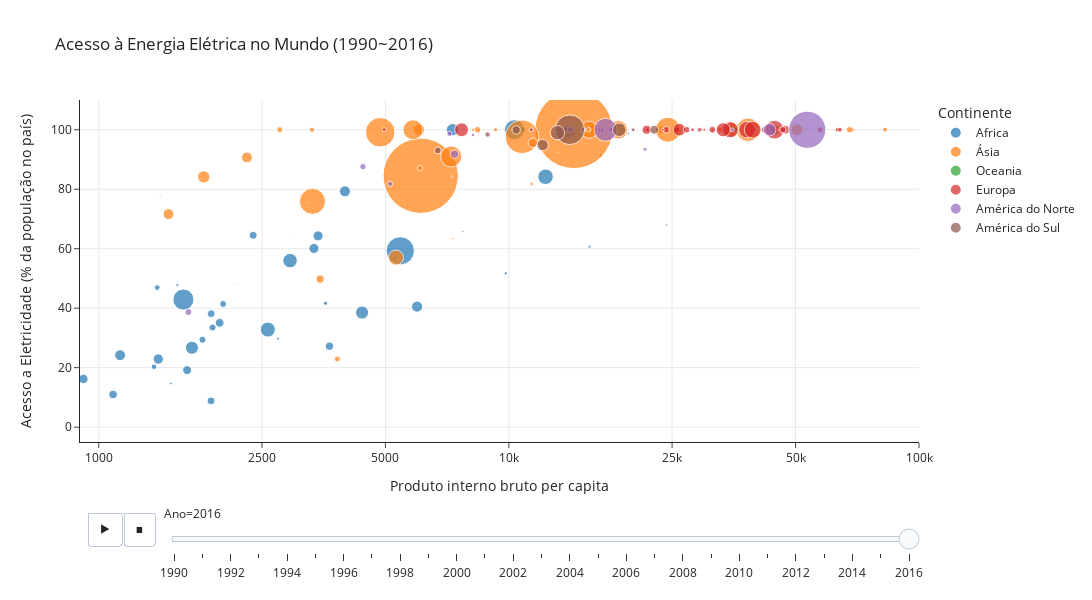

Notebook cell for this chart:
### Code cell
import pandas as pd
import plotly.express as px


pd.set_option("display.max_rows", 20, "display.max_columns", 10)

base_1 = pd.read_csv("datasets/access-to-electricity-vs-gdp-per-capita.csv")



# Tirando a coluna continentes por estar incompleta e errada
base_1.drop(columns=["Continent"], inplace=True)

dataset = pd.DataFrame(base_1.loc[(base_1.loc[:, "Year"] >= 1990) & (base_1.loc[:, "Year"] <= 2016)])

# print(dataset.head())

# Adicionando continente aos países
Africa = pd.read_csv("datasets/Countries-Africa.csv")
Asia = pd.read_csv("datasets/Countries-Asia.csv")
Australia_NZ = pd.read_csv("datasets/Countries-Australia-NZ.csv")
Europe = pd.read_csv("datasets/Countries-Europe.csv")
North_America = pd.read_csv("datasets/Countries-North-America.csv")
South_America = pd.read_csv("datasets/Countries-South-America.csv")


Africa_df = pd.DataFrame()
Asia_df = pd.DataFrame()
Australia_NZ_df = pd.DataFrame()
Europe_df = pd.DataFrame()
North_America_df = pd.DataFrame()
South_America_df = pd.DataFrame()


# Criando um novo dataset
for codigo in dataset["Code"].unique():
    # Separando o subdataset que contém a parte com o país de tal codigo
    dataset_codigo = pd.DataFrame(dataset.loc[dataset.loc[:, "Code"] == f"{codigo}"])

    if codigo in list(Africa["ISO alpha 3"]):
        Africa_df = Africa_df.append(dataset_codigo, ignore_index=True)
        Africa_df["Continent"] = "Africa"
    if codigo in list(Asia["ISO alpha 3"]):
        Asia_df = Asia_df.append(dataset_codigo, ignore_index=True)
        Asia_df["Continent"] = "Asia"
    if codigo in list(Australia_NZ["ISO alpha 3"]):
        Australia_NZ_df = Australia_NZ_df.append(dataset_codigo, ignore_index=True)
        Australia_NZ_df["Continent"] = "Australia_NZ"
    if codigo in list(Europe["ISO alpha 3"]):
        Europe_df = Europe_df.append(dataset_codigo, ignore_index=True)
        Europe_df["Continent"] = "Europe"
    if codigo in list(North_America["ISO alpha 3"]):
        North_America_df = North_America_df.append(dataset_codigo, ignore_index=True)
        North_America_df["Continent"] = "North America"
    if codigo in list(South_America["ISO alpha 3"]):
        South_America_df = South_America_df.append(dataset_codigo, ignore_index=True)
        South_America_df["Continent"] = "South America"


novo_dataframe_2 = pd.concat([Africa_df, Asia_df, Australia_NZ_df, Europe_df, North_America_df, South_America_df],
                         axis=0, ignore_index=True)

# Tirando paises sem população explicitada
novo_dataframe_2.dropna(subset=["Total population (Gapminder, HYDE & UN)"], inplace=True)

# Mudando o nome das legendas (Não intuitivo por algo relacionado antes, mas foi feito após a plotagem)
colorsIdx_2 = {"Africa": "Africa",
             "Asia": "Ásia",
             "Australia_NZ": "Oceania",
             "Europe": "Europa",
             "North America": "América do Norte",
             "South America": "América do Sul"}
col_2 = novo_dataframe_2["Continent"].map(colorsIdx_2)


# Amostragem do acesso a energia elétrica entre 1990 e 2016 entre os países e continentes
fig3 = px.scatter(novo_dataframe_2,
                 x="GDP per capita, PPP (constant 2011 international $)",
                 y="Access to electricity (% of population)",
                 animation_frame="Year",
                 animation_group="Entity",
                 size="Total population (Gapminder, HYDE & UN)",
                 color=col_2,
                 hover_name="Entity",
                 log_x=True,
                 title="Acesso à Energia Elétrica no Mundo (1990~2016)",
                 labels={"Year": "Ano",
                         "color": "Continente",
                         "Continent": "Continente",
                         "Access to electricity (% of population)": "Acesso a Eletricidade (% da população no país)",
                         "GDP per capita, PPP (constant 2011 international $)": "Produto interno bruto per capita"},
                 width=1100,
                 height=600,
                 size_max=55,
                 range_x=[900, 100000],
                 range_y=[-5, 110],
                 template="simple_white")
fig3.update_yaxes(showgrid=True)
fig3.update_xaxes(showgrid=True,
                  tickprefix="$",
                  tickvals=[1000, 2500, 5000, 10000, 25000, 50000, 100000]
                  )
fig3.update_layout(hovermode="x unified")

### Figure 1 — Plotly figure (JSON) as saved in the notebook; plotly's stock layout.template omitted (floating-point values rounded to 4 significant figures)
{"data": [{"hovertemplate": "<b>%{hovertext}</b><br><br>Continente=Africa<br>Ano=2016<br>Produto interno bruto per capita=%{x}<br>Acesso a Eletricidade (% da população no país)=%{y}<br>Total population (Gapminder, HYDE & UN)=%{marker.size}<extra></extra>", "hovertext": ["Algeria", "Angola", "Benin", "Botswana", "Burkina Faso", "Burundi", "Cameroon", "Cape Verde", "Central African Republic", "Chad", "Congo", "Cote d'Ivoire", "Democratic Republic of Congo", "Djibouti", "Egypt", "Equatorial Guinea", "Eritrea", "Eswatini", "Ethiopia", "Gabon", "Gambia", "Ghana", "Guinea", "Guinea-Bissau", "Kenya", "Lesotho", "Liberia", "Libya", "Madagascar", "Malawi", "Mali", "Mauritania", "Mauritius", "Mayotte", "Morocco", "Mozambique", "Namibia", "Niger", "Nigeria", "Rwanda", "Saint Helena", "Sao Tome and Principe", "Senegal", "Seychelles", "Sierra Leone", "Somalia", "South Africa", "Sudan", "Tanzania", "Togo", "Tunisia", "Uganda", "Western Sahara", "Zambia", "Zimbabwe"], "ids": ["Algeria", "Angola", "Benin", "Botswana", "Burkina Faso", "Burundi", "Cameroon", "Cape Verde", "Central African Republic", "Chad", "Congo", "Cote d'Ivoire", "Democratic Republic of Congo", "Djibouti", "Egypt", "Equatorial Guinea", "Eritrea", "Eswatini", "Ethiopia", "Gabon", "Gambia", "Ghana", "Guinea", "Guinea-Bissau", "Kenya", "Lesotho", "Liberia", "Libya", "Madagascar", "Malawi", "Mali", "Mauritania", "Mauritius", "Mayotte", "Morocco", "Mozambique", "Namibia", "Niger", "Nigeria", "Rwanda", "Saint Helena", "Sao Tome and Principe", "Senegal", "Seychelles", "Sierra Leone", "Somalia", "South Africa", "Sudan", "Tanzania", "Togo", "Tunisia", "Uganda", "Western Sahara", "Zambia", "Zimbabwe"], "legendgroup": "Africa", "marker": {"color": "#1F77B4", "size": [40551000, 28842000, 10872000, 2160000, 18646000, 10488000, 23927000, 531000, 4538000, 14562000, 4981000, 23823000, 78789000, 929000, 94447000, 1215000, 3377000, 1114000, 103603000, 2008000, 2149000, 28482000, 11738000, 1782000, 49052000, 2075000, 4587000, 6492000, 24894000, 17205000, 17965000, 4164000, 1262000, 246000, 35126000, 27830000, 2358000, 20789000, 185960000, 11669000, 6000, 203000, 14994000, 96000, 7329000, 14186000, 56208000, 39847000, 53049000, 7510000, 11304000, 39649000, 539000, 16363000, 14030000], "sizemode": "area", "sizeref": 467500.0, "symbol": "circle"}, "mode": "markers", "name": "Africa", "orientation": "v", "showlegend": true, "type": "scatter", "visible": true, "x": [13920.0, 5972.0, 2010.0, 15730.0, 1642.0, 721.2, 3347.0, 6065.0, 642.9, 1878.0, 5251.0, 3425.0, 805.1, null, 10320.0, 24240.0, null, 7724.0, 1608.0, 16760.0, 1555.0, 3983.0, 1894.0, 1499.0, 2927.0, 2736.0, 753.6, 14300.0, 1397.0, 1084.0, 1971.0, 3572.0, 19570.0, null, 7286.0, 1127.0, 9826.0, 917.1, 5435.0, 1790.0, null, 3004.0, 2379.0, 25630.0, 1364.0, null, 12290.0, 4386.0, 2584.0, 1388.0, 10760.0, 1687.0, null, 3652.0, 1880.0], "xaxis": "x", "y": [99.44, 40.52, 41.4, 60.69, 19.16, 7.588, 60.07, 92.61, 13.99, 8.831, 56.57, 64.3, 17.15, 51.78, 100, 67.89, 46.68, 65.79, 42.9, 91.4, 47.76, 79.3, 33.5, 14.66, 56, 29.73, 19.8, 98.54, 22.9, 11, 35.07, 41.65, 98.78, null, 100, 24.2, 51.78, 16.22, 59.3, 29.37, null, 65.44, 64.5, 100, 20.3, 29.89, 84.2, 38.53, 32.8, 46.93, 100, 26.7, null, 27.22, 38.15], "yaxis": "y"}, {"hovertemplate": "<b>%{hovertext}</b><br><br>Continente=Ásia<br>Ano=2016<br>Produto interno bruto per capita=%{x}<br>Acesso a Eletricidade (% da população no país)=%{y}<br>Total population (Gapminder, HYDE & UN)=%{marker.size}<extra></extra>", "hovertext": ["Afghanistan", "American Samoa", "Armenia", "Azerbaijan", "Bahrain", "Bangladesh", "Bhutan", "Brunei", "Cambodia", "China", "Comoros", "Cook Islands", "Fiji", "French Polynesia", "Georgia", "India", "Indonesia", "Iran", "Iraq", "Israel", "Japan", "Jordan", "Kazakhstan", "Kiribati", "Kuwait", "Kyrgyzstan", "Laos", "Lebanon", "Malaysia", "Maldives", "Marshall Islands", "Micronesia (country)", "Mongolia", "Myanmar", "Nauru", "Nepal", "New Caledonia", "North Korea", "Northern Mariana Islands", "Oman", "Pakistan", "Palau", "Papua New Guinea", "Philippines", "Qatar", "Russia", "Samoa", "Saudi Arabia", "Singapore", "Solomon Islands", "South Korea", "Sri Lanka", "Syria", "Tajikistan", "Thailand", "Timor", "Tokelau", "Tonga", "Turkmenistan", "Tuvalu", "United Arab Emirates", "Uzbekistan", "Vanuatu", "Vietnam", "Wallis and Futuna", "Yemen"], "ids": ["Afghanistan", "American Samoa", "Armenia", "Azerbaijan", "Bahrain", "Bangladesh", "Bhutan", "Brunei", "Cambodia", "China", "Comoros", "Cook Islands", "Fiji", "French Polynesia", "Georgia", "India", "Indonesia", "Iran", "Iraq", "Israel", "Japan", "Jordan", "Kazakhstan", "Kiribati", "Kuwait", "Kyrgyzstan", "Laos", "Lebanon", "Malaysia", "Maldives", "Marshall Islands", "Micronesia (country)", "Mongolia", "Myanmar", "Nauru", "Nepal", "New Caledonia", "North Korea", "Northern Mariana Islands", "Oman", "Pakistan", "Palau", "Papua New Guinea", "Philippines", "Qatar", "Russia", "Samoa", "Saudi Arabia", "Singapore", "Solomon Islands", "South Korea", "Sri Lanka", "Syria", "Tajikistan", "Thailand", "Timor", "Tokelau", "Tonga", "Turkmenistan", "Tuvalu", "United Arab Emirates", "Uzbekistan", "Vanuatu", "Vietnam", "Wallis and Futuna", "Yemen"], "legendgroup": "Ásia", "marker": {"color": "#FF7F0E", "size": [35383000, 56000, 2936000, 9736000, 1426000, 157976992, 737000, 420000, 15766000, 1414049024, 796000, 18000, 872000, 275000, 4015000, 1324516992, 261556000, 79564000, 36611000, 8109000, 127763000, 9554000, 17831000, 113000, 3957000, 6074000, 6846000, 6714000, 30685000, 476000, 58000, 110000, 3056000, 53045000, 10000, 27263000, 274000, 25308000, 56000, 4479000, 203631008, 18000, 8272000, 103664000, 2654000, 145275008, 195000, 32443000, 5654000, 619000, 50983000, 21021000, 17466000, 8664000, 68971000, 1219000, 1000, 101000, 5662000, 11000, 9361000, 31442000, 278000, 93640000, 12000, 27168000], "sizemode": "area", "sizeref": 467500.0, "symbol": "circle"}, "mode": "markers", "name": "Ásia", "orientation": "v", "showlegend": true, "type": "scatter", "x": [1803.0, null, 8190.0, 16000.0, 43640.0, 3319.0, 8253.0, 71790.0, 3465.0, 14400.0, 1411.0, null, 8447.0, null, 9277.0, 6096.0, 10770.0, 18500.0, 16240.0, 32690.0, 38280.0, 8390.0, 23450.0, 1955.0, 68860.0, 3310.0, 6073.0, 13270.0, 25670.0, 14230.0, 3730.0, 3253.0, 11360.0, 5305.0, 12950.0, 2298.0, null, null, null, 39880.0, 4857.0, 13900.0, 3818.0, 7233.0, 118200.0, 24420.0, 5914.0, 50420.0, 82620.0, 2179.0, 35020.0, 11450.0, null, 2763.0, 15710.0, 7297.0, null, 5327.0, 15650.0, 3492.0, 67710.0, 6039.0, 2856.0, 5838.0, null, 1479.0], "xaxis": "x", "y": [84.14, null, 100, 100, 100, 75.92, 100, 100, 49.77, 100, 77.84, null, 98.65, 100, 100, 84.53, 97.62, 100, 100, 100, 100, 100, 100, 84.94, 100, 100.0, 87.1, 100, 100, 100, 93.14, 75.44, 81.78, 57.01, 99.2, 90.7, 100, 39.24, 100, 100, 99.15, 99.29, 22.93, 90.98, 100, 100, 100, 100, 100, 47.92, 100, 95.59, null, 100, 100, 63.39, null, 97.02, 100, 99.43, 100, 100, 57.82, 100, null, 71.64], "yaxis": "y"}, {"hovertemplate": "<b>%{hovertext}</b><br><br>Continente=Oceania<br>Ano=2016<br>Produto interno bruto per capita=%{x}<br>Acesso a Eletricidade (% da população no país)=%{y}<br>Total population (Gapminder, HYDE & UN)=%{marker.size}<extra></extra>", "hovertext": ["Australia", "New Zealand"], "ids": ["Australia", "New Zealand"], "legendgroup": "Oceania", "marker": {"color": "#2CA02C", "size": [24263000, 4659000], "sizemode": "area", "sizeref": 467500.0, "symbol": "circle"}, "mode": "markers", "name": "Oceania", "orientation": "v", "showlegend": true, "type": "scatter", "visible": true, "x": [44490.0, 35780.0], "xaxis": "x", "y": [100, 100], "yaxis": "y"}, {"hovertemplate": "<b>%{hovertext}</b><br><br>Continente=Europa<br>Ano=2016<br>Produto interno bruto per capita=%{x}<br>Acesso a Eletricidade (% da população no país)=%{y}<br>Total population (Gapminder, HYDE & UN)=%{marker.size}<extra></extra>", "hovertext": ["Albania", "Andorra", "Austria", "Belarus", "Belgium", "Bosnia and Herzegovina", "Bulgaria", "Croatia", "Cyprus", "Czechia", "Denmark", "Estonia", "Faeroe Islands", "Finland", "France", "Germany", "Gibraltar", "Greece", "Hungary", "Iceland", "Ireland", "Italy", "Latvia", "Liechtenstein", "Lithuania", "Luxembourg", "Malta", "Moldova", "Monaco", "Montenegro", "Netherlands", "North Macedonia", "Norway", "Poland", "Portugal", "Romania", "San Marino", "Serbia", "Slovakia", "Slovenia", "Spain", "Sweden", "Switzerland", "Ukraine", "United Kingdom", "Vatican"], "ids": ["Albania", "Andorra", "Austria", "Belarus", "Belgium", "Bosnia and Herzegovina", "Bulgaria", "Croatia", "Cyprus", "Czechia", "Denmark", "Estonia", "Faeroe Islands", "Finland", "France", "Germany", "Gibraltar", "Greece", "Hungary", "Iceland", "Ireland", "Italy", "Latvia", "Liechtenstein", "Lithuania", "Luxembourg", "Malta", "Moldova", "Monaco", "Montenegro", "Netherlands", "North Macedonia", "Norway", "Poland", "Portugal", "Romania", "San Marino", "Serbia", "Slovakia", "Slovenia", "Spain", "Sweden", "Switzerland", "Ukraine", "United Kingdom", "Vatican"], "legendgroup": "Europa", "marker": {"color": "#D62728", "size": [2886000, 77000, 8747000, 9446000, 11354000, 3386000, 7152000, 4209000, 1170000, 10619000, 5711000, 1317000, 48000, 5498000, 64668000, 82194000, 34000, 10615000, 9753000, 332000, 4696000, 60663000, 1974000, 38000, 2890000, 579000, 436000, 4066000, 38000, 627000, 16981000, 2081000, 5251000, 37989000, 10326000, 19796000, 34000, 8854000, 5442000, 2074000, 46634000, 9836000, 8380000, 44714000, 66298000, 1000], "sizemode": "area", "sizeref": 467500.0, "symbol": "circle"}, "mode": "markers", "name": "Europa", "orientation": "v", "showlegend": true, "type": "scatter", "visible": true, "x": [11360.0, null, 44460.0, 16770.0, 42080.0, 11340.0, 17790.0, 21800.0, 31330.0, 31340.0, 45990.0, 28110.0, null, 39660.0, 38060.0, 44430.0, null, 24210.0, 25660.0, 45630.0, 63230.0, 34660.0, 23740.0, null, 28030.0, 94920.0, 35060.0, 4963.0, null, 15740.0, 47270.0, 13120.0, 64160.0, 26040.0, 27120.0, 21670.0, 56500.0, 13720.0, 29210.0, 29930.0, 33320.0, 46570.0, 57420.0, 7668.0, 39310.0, null], "xaxis": "x", "y": [100, 100, 100, 100, 100, 100, 100, 100, 100, 100, 100, 100, 100, 100, 100, 100, 100, 100, 100, 100, 100, 100, 100, 100, 100, 100, 100, 100, 100, 100, 100, 100, 100, 100, 100, 100, 100, 100, 100, 100, 100, 100, 100, 100, 100, null], "yaxis": "y"}, {"hovertemplate": "<b>%{hovertext}</b><br><br>Continente=América do Norte<br>Ano=2016<br>Produto interno bruto per capita=%{x}<br>Acesso a Eletricidade (% da população no país)=%{y}<br>Total population (Gapminder, HYDE & UN)=%{marker.size}<extra></extra>", "hovertext": ["Antigua and Barbuda", "Bahamas", "Barbados", "Belize", "Bermuda", "British Virgin Islands", "Canada", "Cayman Islands", "Costa Rica", "Cuba", "Dominica", "Dominican Republic", "El Salvador", "Greenland", "Grenada", "Guadeloupe", "Guatemala", "Haiti", "Honduras", "Jamaica", "Martinique", "Mexico", "Nicaragua", "Panama", "Puerto Rico", "Saint Kitts and Nevis", "Saint Lucia", "Saint Pierre and Miquelon", "Saint Vincent and the Grenadines", "Trinidad and Tobago", "Turks and Caicos Islands", "United States", "United States Virgin Islands"], "ids": ["Antigua and Barbuda", "Bahamas", "Barbados", "Belize", "Bermuda", "British Virgin Islands", "Canada", "Cayman Islands", "Costa Rica", "Cuba", "Dominica", "Dominican Republic", "El Salvador", "Greenland", "Grenada", "Guadeloupe", "Guatemala", "Haiti", "Honduras", "Jamaica", "Martinique", "Mexico", "Nicaragua", "Panama", "Puerto Rico", "Saint Kitts and Nevis", "Saint Lucia", "Saint Pierre and Miquelon", "Saint Vincent and the Grenadines", "Trinidad and Tobago", "Turks and Caicos Islands", "United States", "United States Virgin Islands"], "legendgroup": "América do Norte", "marker": {"color": "#9467BD", "size": [95000, 378000, 286000, 368000, 63000, 29000, 36383000, 63000, 4899000, 11335000, 71000, 10398000, 6356000, 56000, 110000, 400000, 16583000, 10840000, 9271000, 2906000, 377000, 123333000, 6304000, 4037000, 3283000, 52000, 180000, 6000, 109000, 1378000, 37000, 323016000, 105000], "sizemode": "area", "sizeref": 467500.0, "symbol": "circle"}, "mode": "markers", "name": "América do Norte", "orientation": "v", "showlegend": true, "type": "scatter", "visible": true, "x": [21010.0, 27610.0, 16740.0, 7919.0, null, null, 43240.0, null, 15200.0, null, 10150.0, 14120.0, 7164.0, null, 13170.0, null, 7369.0, 1654.0, 4407.0, 8180.0, null, 17210.0, 5131.0, 21470.0, 35040.0, 24460.0, 12670.0, null, 10580.0, 29540.0, null, 53400.0, null], "xaxis": "x", "y": [97.35, 100, 100, 92.21, 100, null, 100, 100, 100, 100, 100, 100, 98.62, 100, 92.34, null, 91.78, 38.69, 87.58, 98.2, null, 100, 81.8, 93.42, 100, 100, 97.76, null, 100, 100, 95.7, 100, 100], "yaxis": "y"}, {"hovertemplate": "<b>%{hovertext}</b><br><br>Continente=América do Sul<br>Ano=2016<br>Produto interno bruto per capita=%{x}<br>Acesso a Eletricidade (% da população no país)=%{y}<br>Total population (Gapminder, HYDE & UN)=%{marker.size}<extra></extra>", "hovertext": ["Argentina", "Bolivia", "Brazil", "Chile", "Colombia", "Ecuador", "Falkland Islands", "French Guiana", "Guyana", "Paraguay", "Peru", "Suriname", "Uruguay", "Venezuela"], "ids": ["Argentina", "Bolivia", "Brazil", "Chile", "Colombia", "Ecuador", "Falkland Islands", "French Guiana", "Guyana", "Paraguay", "Peru", "Suriname", "Uruguay", "Venezuela"], "legendgroup": "América do Sul", "marker": {"color": "#8C564B", "size": [43508000, 11032000, 206163008, 18209000, 48175000, 16491000, 3000, 268000, 771000, 6778000, 30926000, 565000, 3424000, 29851000], "sizemode": "area", "sizeref": 467500.0, "symbol": "circle"}, "mode": "markers", "name": "América do Sul", "orientation": "v", "showlegend": true, "type": "scatter", "visible": true, "x": [18580.0, 6708.0, 14080.0, 22610.0, 13140.0, 10420.0, null, null, 7266.0, 8871.0, 12080.0, 13880.0, 20090.0, null], "xaxis": "x", "y": [100, 93.04, 100, 100, 99.0, 99.94, null, null, 84.24, 98.4, 94.85, 87.18, 100, 99.6], "yaxis": "y"}], "layout": {"height": 600, "hovermode": "x unified", "legend": {"itemsizing": "constant", "title": {"text": "Continente"}, "tracegroupgap": 0}, "sliders": [{"active": 26, "currentvalue": {"prefix": "Ano="}, "len": 0.9, "pad": {"b": 10, "t": 60}, "steps": [{"args": [["1990"], {"frame": {"duration": 0, "redraw": false}, "fromcurrent": true, "mode": "immediate", "transition": {"duration": 0, "easing": "linear"}}], "label": "1990", "method": "animate"}, {"args": [["1991"], {"frame": {"duration": 0, "redraw": false}, "fromcurrent": true, "mode": "immediate", "transition": {"duration": 0, "easing": "linear"}}], "label": "1991", "method": "animate"}, {"args": [["1992"], {"frame": {"duration": 0, "redraw": false}, "fromcurrent": true, "mode": "immediate", "transition": {"duration": 0, "easing": "linear"}}], "label": "1992", "method": "animate"}, {"args": [["1993"], {"frame": {"duration": 0, "redraw": false}, "fromcurrent": true, "mode": "immediate", "transition": {"duration": 0, "easing": "linear"}}], "label": "1993", "method": "animate"}, {"args": [["1994"], {"frame": {"duration": 0, "redraw": false}, "fromcurrent": true, "mode": "immediate", "transition": {"duration": 0, "easing": "linear"}}], "label": "1994", "method": "animate"}, {"args": [["1995"], {"frame": {"duration": 0, "redraw": false}, "fromcurrent": true, "mode": "immediate", "transition": {"duration": 0, "easing": "linear"}}], "label": "1995", "method": "animate"}, {"args": [["1996"], {"frame": {"duration": 0, "redraw": false}, "fromcurrent": true, "mode": "immediate", "transition": {"duration": 0, "easing": "linear"}}], "label": "1996", "method": "animate"}, {"args": [["1997"], {"frame": {"duration": 0, "redraw": false}, "fromcurrent": true, "mode": "immediate", "transition": {"duration": 0, "easing": "linear"}}], "label": "1997", "method": "animate"}, {"args": [["1998"], {"frame": {"duration": 0, "redraw": false}, "fromcurrent": true, "mode": "immediate", "transition": {"duration": 0, "easing": "linear"}}], "label": "1998", "method": "animate"}, {"args": [["1999"], {"frame": {"duration": 0, "redraw": false}, "fromcurrent": true, "mode": "immediate", "transition": {"duration": 0, "easing": "linear"}}], "label": "1999", "method": "animate"}, {"args": [["2000"], {"frame": {"duration": 0, "redraw": false}, "fromcurrent": true, "mode": "immediate", "transition": {"duration": 0, "easing": "linear"}}], "label": "2000", "method": "animate"}, {"args": [["2001"], {"frame": {"duration": 0, "redraw": false}, "fromcurrent": true, "mode": "immediate", "transition": {"duration": 0, "easing": "linear"}}], "label": "2001", "method": "animate"}, {"args": [["2002"], {"frame": {"duration": 0, "redraw": false}, "fromcurrent": true, "mode": "immediate", "transition": {"duration": 0, "easing": "linear"}}], "label": "2002", "method": "animate"}, {"args": [["2003"], {"frame": {"duration": 0, "redraw": false}, "fromcurrent": true, "mode": "immediate", "transition": {"duration": 0, "easing": "linear"}}], "label": "2003", "method": "animate"}, {"args": [["2004"], {"frame": {"duration": 0, "redraw": false}, "fromcurrent": true, "mode": "immediate", "transition": {"duration": 0, "easing": "linear"}}], "label": "2004", "method": "animate"}, {"args": [["2005"], {"frame": {"duration": 0, "redraw": false}, "fromcurrent": true, "mode": "immediate", "transition": {"duration": 0, "easing": "linear"}}], "label": "2005", "method": "animate"}, {"args": [["2006"], {"frame": {"duration": 0, "redraw": false}, "fromcurrent": true, "mode": "immediate", "transition": {"duration": 0, "easing": "linear"}}], "label": "2006", "method": "animate"}, {"args": [["2007"], {"frame": {"duration": 0, "redraw": false}, "fromcurrent": true, "mode": "immediate", "transition": {"duration": 0, "easing": "linear"}}], "label": "2007", "method": "animate"}, {"args": [["2008"], {"frame": {"duration": 0, "redraw": false}, "fromcurrent": true, "mode": "immediate", "transition": {"duration": 0, "easing": "linear"}}], "label": "2008", "method": "animate"}, {"args": [["2009"], {"frame": {"duration": 0, "redraw": false}, "fromcurrent": true, "mode": "immediate", "transition": {"duration": 0, "easing": "linear"}}], "label": "2009", "method": "animate"}, {"args": [["2010"], {"frame": {"duration": 0, "redraw": false}, "fromcurrent": true, "mode": "immediate", "transition": {"duration": 0, "easing": "linear"}}], "label": "2010", "method": "animate"}, {"args": [["2011"], {"frame": {"duration": 0, "redraw": false}, "fromcurrent": true, "mode": "immediate", "transition": {"duration": 0, "easing": "linear"}}], "label": "2011", "method": "animate"}, {"args": [["2012"], {"frame": {"duration": 0, "redraw": false}, "fromcurrent": true, "mode": "immediate", "transition": {"duration": 0, "easing": "linear"}}], "label": "2012", "method": "animate"}, {"args": [["2013"], {"frame": {"duration": 0, "redraw": false}, "fromcurrent": true, "mode": "immediate", "transition": {"duration": 0, "easing": "linear"}}], "label": "2013", "method": "animate"}, {"args": [["2014"], {"frame": {"duration": 0, "redraw": false}, "fromcurrent": true, "mode": "immediate", "transition": {"duration": 0, "easing": "linear"}}], "label": "2014", "method": "animate"}, {"args": [["2015"], {"frame": {"duration": 0, "redraw": false}, "fromcurrent": true, "mode": "immediate", "transition": {"duration": 0, "easing": "linear"}}], "label": "2015", "method": "animate"}, {"args": [["2016"], {"frame": {"duration": 0, "redraw": false}, "fromcurrent": true, "mode": "immediate", "transition": {"duration": 0, "easing": "linear"}}], "label": "2016", "method": "animate"}], "x": 0.1, "xanchor": "left", "y": 0, "yanchor": "top"}], "title": {"text": "Acesso à Energia Elétrica no Mundo (1990~2016)"}, "updatemenus": [{"active": 0, "buttons": [{"args": [null, {"frame": {"duration": 500, "redraw": false}, "fromcurrent": true, "mode": "immediate", "transition": {"duration": 500, "easing": "linear"}}], "label": "&#9654;", "method": "animate"}, {"args": [[null], {"frame": {"duration": 0, "redraw": false}, "fromcurrent": true, "mode": "immediate", "transition": {"duration": 0, "easing": "linear"}}], "label": "&#9724;", "method": "animate"}], "direction": "left", "pad": {"r": 10, "t": 70}, "showactive": false, "type": "buttons", "x": 0.1, "xanchor": "right", "y": 0, "yanchor": "top"}], "width": 1100, "xaxis": {"anchor": "y", "domain": [0, 1], "range": [2.954, 5], "showgrid": true, "tickprefix": "$", "tickvals": [1000, 2500, 5000, 10000, 25000, 50000, 100000], "title": {"text": "Produto interno bruto per capita"}, "type": "log"}, "yaxis": {"anchor": "x", "domain": [0, 1], "range": [-5, 110], "showgrid": true, "title": {"text": "Acesso a Eletricidade (% da população no país)"}, "type": "linear"}}}
